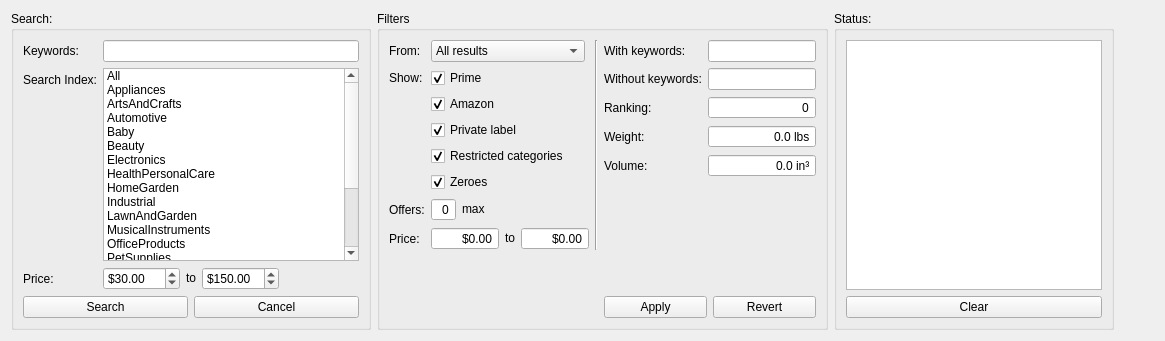
      <widget class="QWidget" name="searchTab">
       <attribute name="title">
        <string>Search &amp;&amp; Filter</string>
       </attribute>
       <layout class="QHBoxLayout" name="horizontalLayout_5">
        <item>
         <widget class="QGroupBox" name="searchGroup">
          <property name="sizePolicy">
           <sizepolicy hsizetype="Maximum" vsizetype="Preferred">
            <horstretch>0</horstretch>
            <verstretch>0</verstretch>
           </sizepolicy>
          </property>
          <property name="title">
           <string>Search:</string>
          </property>
          <layout class="QVBoxLayout" name="verticalLayout">
           <item>
            <layout class="QFormLayout" name="formLayout">
             <property name="fieldGrowthPolicy">
              <enum>QFormLayout::ExpandingFieldsGrow</enum>
             </property>
             <item row="0" column="0">
              <widget class="QLabel" name="label">
               <property name="sizePolicy">
                <sizepolicy hsizetype="Maximum" vsizetype="Preferred">
                 <horstretch>0</horstretch>
                 <verstretch>0</verstretch>
                </sizepolicy>
               </property>
               <property name="text">
                <string>Keywords:</string>
               </property>
              </widget>
             </item>
             <item row="0" column="1">
              <widget class="QLineEdit" name="keywordsLine">
               <property name="sizePolicy">
                <sizepolicy hsizetype="Expanding" vsizetype="Maximum">
                 <horstretch>0</horstretch>
                 <verstretch>0</verstretch>
                </sizepolicy>
               </property>
              </widget>
             </item>
             <item row="1" column="0">
              <widget class="QLabel" name="label_2">
               <property name="sizePolicy">
                <sizepolicy hsizetype="Maximum" vsizetype="Preferred">
                 <horstretch>0</horstretch>
                 <verstretch>0</verstretch>
                </sizepolicy>
               </property>
               <property name="text">
                <string>Search Index:</string>
               </property>
              </widget>
             </item>
             <item row="1" column="1">
              <widget class="QListWidget" name="searchIndexList">
               <property name="sizePolicy">
                <sizepolicy hsizetype="Maximum" vsizetype="Expanding">
                 <horstretch>0</horstretch>
                 <verstretch>0</verstretch>
                </sizepolicy>
               </property>
               <property name="selectionMode">
                <enum>QAbstractItemView::MultiSelection</enum>
               </property>
               <item>
                <property name="text">
                 <string>All</string>
                </property>
               </item>
               <item>
                <property name="text">
                 <string>Appliances</string>
                </property>
               </item>
               <item>
                <property name="text">
                 <string>ArtsAndCrafts</string>
                </property>
               </item>
               <item>
                <property name="text">
                 <string>Automotive</string>
                </property>
               </item>
               <item>
                <property name="text">
                 <string>Baby</string>
                </property>
               </item>
               <item>
                <property name="text">
                 <string>Beauty</string>
                </property>
               </item>
               <item>
                <property name="text">
                 <string>Electronics</string>
                </property>
               </item>
               <item>
                <property name="text">
                 <string>HealthPersonalCare</string>
                </property>
               </item>
               <item>
                <property name="text">
                 <string>HomeGarden</string>
                </property>
               </item>
               <item>
                <property name="text">
                 <string>Industrial</string>
                </property>
               </item>
               <item>
                <property name="text">
                 <string>LawnAndGarden</string>
                </property>
               </item>
               <item>
                <property name="text">
                 <string>MusicalInstruments</string>
                </property>
               </item>
               <item>
                <property name="text">
                 <string>OfficeProducts</string>
                </property>
               </item>
               <item>
                <property name="text">
                 <string>PetSupplies</string>
                </property>
               </item>
               <item>
                <property name="text">
                 <string>PCHardware</string>
                </property>
               </item>
               <item>
                <property name="text">
                 <string>SportingGoods</string>
                </property>
               </item>
               <item>
                <property name="text">
                 <string>Tools</string>
                </property>
               </item>
               <item>
                <property name="text">
                 <string>Toys</string>
                </property>
               </item>
               <item>
                <property name="text">
                 <string>VideoGames</string>
                </property>
               </item>
               <item>
                <property name="text">
                 <string>Wireless</string>
                </property>
               </item>
              </widget>
             </item>
             <item row="2" column="0">
              <widget class="QLabel" name="label_3">
               <property name="sizePolicy">
                <sizepolicy hsizetype="Maximum" vsizetype="Preferred">
                 <horstretch>0</horstretch>
                 <verstretch>0</verstretch>
                </sizepolicy>
               </property>
               <property name="text">
                <string>Price:</string>
               </property>
              </widget>
             </item>
             <item row="2" column="1">
              <layout class="QHBoxLayout" name="horizontalLayout">
               <item>
                <widget class="QDoubleSpinBox" name="minPriceSearchBox">
                 <property name="sizePolicy">
                  <sizepolicy hsizetype="Maximum" vsizetype="Maximum">
                   <horstretch>0</horstretch>
                   <verstretch>0</verstretch>
                  </sizepolicy>
                 </property>
                 <property name="prefix">
                  <string>$</string>
                 </property>
                 <property name="maximum">
                  <double>9999.000000000000000</double>
                 </property>
                 <property name="value">
                  <double>30.000000000000000</double>
                 </property>
                </widget>
               </item>
               <item>
                <widget class="QLabel" name="label_4">
                 <property name="sizePolicy">
                  <sizepolicy hsizetype="Maximum" vsizetype="Maximum">
                   <horstretch>0</horstretch>
                   <verstretch>0</verstretch>
                  </sizepolicy>
                 </property>
                 <property name="text">
                  <string>to</string>
                 </property>
                </widget>
               </item>
               <item>
                <widget class="QDoubleSpinBox" name="maxPriceSearchBox">
                 <property name="sizePolicy">
                  <sizepolicy hsizetype="Maximum" vsizetype="Maximum">
                   <horstretch>0</horstretch>
                   <verstretch>0</verstretch>
                  </sizepolicy>
                 </property>
                 <property name="prefix">
                  <string>$</string>
                 </property>
                 <property name="maximum">
                  <double>9999.000000000000000</double>
                 </property>
                 <property name="value">
                  <double>150.000000000000000</double>
                 </property>
                </widget>
               </item>
              </layout>
             </item>
            </layout>
           </item>
           <item>
            <layout class="QHBoxLayout" name="horizontalLayout_2">
             <property name="sizeConstraint">
              <enum>QLayout::SetDefaultConstraint</enum>
             </property>
             <item>
              <widget class="QPushButton" name="searchButton">
               <property name="sizePolicy">
                <sizepolicy hsizetype="Expanding" vsizetype="Maximum">
                 <horstretch>0</horstretch>
                 <verstretch>0</verstretch>
                </sizepolicy>
               </property>
               <property name="text">
                <string>Search</string>
               </property>
              </widget>
             </item>
             <item>
              <widget class="QPushButton" name="cancelSearchButton">
               <property name="sizePolicy">
                <sizepolicy hsizetype="Expanding" vsizetype="Maximum">
                 <horstretch>0</horstretch>
                 <verstretch>0</verstretch>
                </sizepolicy>
               </property>
               <property name="text">
                <string>Cancel</string>
               </property>
              </widget>
             </item>
            </layout>
           </item>
          </layout>
         </widget>
        </item>
        <item>
         <widget class="QGroupBox" name="filterGroup">
          <property name="sizePolicy">
           <sizepolicy hsizetype="Maximum" vsizetype="Preferred">
            <horstretch>0</horstretch>
            <verstretch>0</verstretch>
           </sizepolicy>
          </property>
          <property name="title">
           <string>Filters</string>
          </property>
          <layout class="QGridLayout" name="gridLayout_2">
           <item row="0" column="1">
            <widget class="Line" name="line_3">
             <property name="orientation">
              <enum>Qt::Vertical</enum>
             </property>
            </widget>
           </item>
           <item row="2" column="2">
            <layout class="QHBoxLayout" name="horizontalLayout_6">
             <item>
              <widget class="QPushButton" name="applyFiltersButton">
               <property name="text">
                <string>Apply</string>
               </property>
              </widget>
             </item>
             <item>
              <widget class="QPushButton" name="revertFiltersButton">
               <property name="text">
                <string>Revert</string>
               </property>
              </widget>
             </item>
            </layout>
           </item>
           <item row="0" column="0">
            <layout class="QFormLayout" name="formLayout_3">
             <property name="fieldGrowthPolicy">
              <enum>QFormLayout::ExpandingFieldsGrow</enum>
             </property>
             <item row="0" column="0">
              <widget class="QLabel" name="label_5">
               <property name="text">
                <string>From:</string>
               </property>
              </widget>
             </item>
             <item row="0" column="1">
              <widget class="QComboBox" name="filterDateBox">
               <item>
                <property name="text">
                 <string>All results</string>
                </property>
               </item>
               <item>
                <property name="text">
                 <string>Last search only</string>
                </property>
               </item>
               <item>
                <property name="text">
                 <string>Today's results only</string>
                </property>
               </item>
               <item>
                <property name="text">
                 <string>Only watched products</string>
                </property>
               </item>
              </widget>
             </item>
             <item row="1" column="0">
              <widget class="QLabel" name="label_10">
               <property name="text">
                <string>Show:</string>
               </property>
              </widget>
             </item>
             <item row="1" column="1">
              <widget class="QCheckBox" name="primeCheck">
               <property name="text">
                <string>Prime</string>
               </property>
               <property name="checked">
                <bool>true</bool>
               </property>
              </widget>
             </item>
             <item row="2" column="1">
              <widget class="QCheckBox" name="amazonCheck">
               <property name="text">
                <string>Amazon</string>
               </property>
               <property name="checked">
                <bool>true</bool>
               </property>
              </widget>
             </item>
             <item row="3" column="1">
              <widget class="QCheckBox" name="privateLabelCheck">
               <property name="text">
                <string>Private label</string>
               </property>
               <property name="checked">
                <bool>true</bool>
               </property>
              </widget>
             </item>
             <item row="4" column="1">
              <widget class="QCheckBox" name="restrictedCheck">
               <property name="text">
                <string>Restricted categories</string>
               </property>
               <property name="checked">
                <bool>true</bool>
               </property>
              </widget>
             </item>
             <item row="5" column="1">
              <widget class="QCheckBox" name="zeroesCheck">
               <property name="text">
                <string>Zeroes</string>
               </property>
               <property name="checked">
                <bool>true</bool>
               </property>
              </widget>
             </item>
             <item row="6" column="0">
              <widget class="QLabel" name="label_6">
               <property name="text">
                <string>Offers:</string>
               </property>
              </widget>
             </item>
             <item row="6" column="1">
              <layout class="QHBoxLayout" name="horizontalLayout_4">
               <item>
                <widget class="QSpinBox" name="offersFilterBox">
                 <property name="sizePolicy">
                  <sizepolicy hsizetype="Maximum" vsizetype="Maximum">
                   <horstretch>0</horstretch>
                   <verstretch>0</verstretch>
                  </sizepolicy>
                 </property>
                 <property name="alignment">
                  <set>Qt::AlignRight|Qt::AlignTrailing|Qt::AlignVCenter</set>
                 </property>
                 <property name="buttonSymbols">
                  <enum>QAbstractSpinBox::NoButtons</enum>
                 </property>
                </widget>
               </item>
               <item>
                <widget class="QLabel" name="label_9">
                 <property name="sizePolicy">
                  <sizepolicy hsizetype="Maximum" vsizetype="Maximum">
                   <horstretch>0</horstretch>
                   <verstretch>0</verstretch>
                  </sizepolicy>
                 </property>
                 <property name="text">
                  <string>max</string>
                 </property>
                </widget>
               </item>
              </layout>
             </item>
             <item row="7" column="0">
              <widget class="QLabel" name="label_7">
               <property name="text">
                <string>Price:</string>
               </property>
              </widget>
             </item>
             <item row="7" column="1">
              <layout class="QHBoxLayout" name="horizontalLayout_3">
               <item>
                <widget class="QDoubleSpinBox" name="minPriceFilterBox">
                 <property name="alignment">
                  <set>Qt::AlignRight|Qt::AlignTrailing|Qt::AlignVCenter</set>
                 </property>
                 <property name="buttonSymbols">
                  <enum>QAbstractSpinBox::NoButtons</enum>
                 </property>
                 <property name="prefix">
                  <string>$</string>
                 </property>
                 <property name="maximum">
                  <double>99999.000000000000000</double>
                 </property>
                </widget>
               </item>
               <item>
                <widget class="QLabel" name="label_8">
                 <property name="sizePolicy">
                  <sizepolicy hsizetype="Maximum" vsizetype="Maximum">
                   <horstretch>0</horstretch>
                   <verstretch>0</verstretch>
                  </sizepolicy>
                 </property>
                 <property name="text">
                  <string>to</string>
                 </property>
                </widget>
               </item>
               <item>
                <widget class="QDoubleSpinBox" name="maxPriceFilterBox">
                 <property name="alignment">
                  <set>Qt::AlignRight|Qt::AlignTrailing|Qt::AlignVCenter</set>
                 </property>
                 <property name="buttonSymbols">
                  <enum>QAbstractSpinBox::NoButtons</enum>
                 </property>
                 <property name="prefix">
                  <string>$</string>
                 </property>
                 <property name="maximum">
                  <double>99999.000000000000000</double>
                 </property>
                </widget>
               </item>
              </layout>
             </item>
            </layout>
           </item>
           <item row="0" column="2">
            <layout class="QFormLayout" name="formLayout_4">
             <item row="0" column="0">
              <widget class="QLabel" name="label_36">
               <property name="text">
                <string>With keywords:</string>
               </property>
              </widget>
             </item>
             <item row="0" column="1">
              <widget class="QLineEdit" name="withKeywordsLine"/>
             </item>
             <item row="1" column="0">
              <widget class="QLabel" name="label_37">
               <property name="text">
                <string>Without keywords:</string>
               </property>
              </widget>
             </item>
             <item row="1" column="1">
              <widget class="QLineEdit" name="withoutKeywordsLine"/>
             </item>
             <item row="2" column="0">
              <widget class="QLabel" name="label_32">
               <property name="text">
                <string>Ranking:</string>
               </property>
              </widget>
             </item>
             <item row="2" column="1">
              <widget class="QSpinBox" name="rankFilterBox">
               <property name="alignment">
                <set>Qt::AlignRight|Qt::AlignTrailing|Qt::AlignVCenter</set>
               </property>
               <property name="buttonSymbols">
                <enum>QAbstractSpinBox::NoButtons</enum>
               </property>
               <property name="maximum">
                <number>999999999</number>
               </property>
              </widget>
             </item>
             <item row="3" column="0">
              <widget class="QLabel" name="label_33">
               <property name="text">
                <string>Weight:</string>
               </property>
              </widget>
             </item>
             <item row="4" column="0">
              <widget class="QLabel" name="label_34">
               <property name="text">
                <string>Volume:</string>
               </property>
              </widget>
             </item>
             <item row="3" column="1">
              <widget class="QDoubleSpinBox" name="weightFilterBox">
               <property name="alignment">
                <set>Qt::AlignRight|Qt::AlignTrailing|Qt::AlignVCenter</set>
               </property>
               <property name="buttonSymbols">
                <enum>QAbstractSpinBox::NoButtons</enum>
               </property>
               <property name="suffix">
                <string> lbs</string>
               </property>
               <property name="decimals">
                <number>1</number>
               </property>
               <property name="maximum">
                <double>99999.000000000000000</double>
               </property>
              </widget>
             </item>
             <item row="4" column="1">
              <widget class="QDoubleSpinBox" name="volumeFilterBox">
               <property name="alignment">
                <set>Qt::AlignRight|Qt::AlignTrailing|Qt::AlignVCenter</set>
               </property>
               <property name="buttonSymbols">
                <enum>QAbstractSpinBox::NoButtons</enum>
               </property>
               <property name="suffix">
                <string> in³</string>
               </property>
               <property name="decimals">
                <number>1</number>
               </property>
               <property name="maximum">
                <double>99999.000000000000000</double>
               </property>
              </widget>
             </item>
            </layout>
           </item>
           <item row="1" column="2">
            <spacer name="verticalSpacer_2">
             <property name="orientation">
              <enum>Qt::Vertical</enum>
             </property>
             <property name="sizeHint" stdset="0">
              <size>
               <width>20</width>
               <height>40</height>
              </size>
             </property>
            </spacer>
           </item>
          </layout>
         </widget>
        </item>
        <item>
         <widget class="QGroupBox" name="groupBox_2">
          <property name="sizePolicy">
           <sizepolicy hsizetype="Expanding" vsizetype="Preferred">
            <horstretch>0</horstretch>
            <verstretch>0</verstretch>
           </sizepolicy>
          </property>
          <property name="title">
           <string>Status:</string>
          </property>
          <layout class="QVBoxLayout" name="verticalLayout_3">
           <item>
            <widget class="QListWidget" name="searchStatusList">
             <property name="resizeMode">
              <enum>QListView::Adjust</enum>
             </property>
             <property name="sortingEnabled">
              <bool>false</bool>
             </property>
            </widget>
           </item>
           <item>
            <widget class="QPushButton" name="clearSearchStatusBtn">
             <property name="text">
              <string>Clear</string>
             </property>
            </widget>
           </item>
          </layout>
         </widget>
        </item>
        <item>
         <spacer name="horizontalSpacer">
          <property name="orientation">
           <enum>Qt::Horizontal</enum>
          </property>
          <property name="sizeHint" stdset="0">
           <size>
            <width>40</width>
            <height>20</height>
           </size>
          </property>
         </spacer>
        </item>
       </layout>
      </widget>
